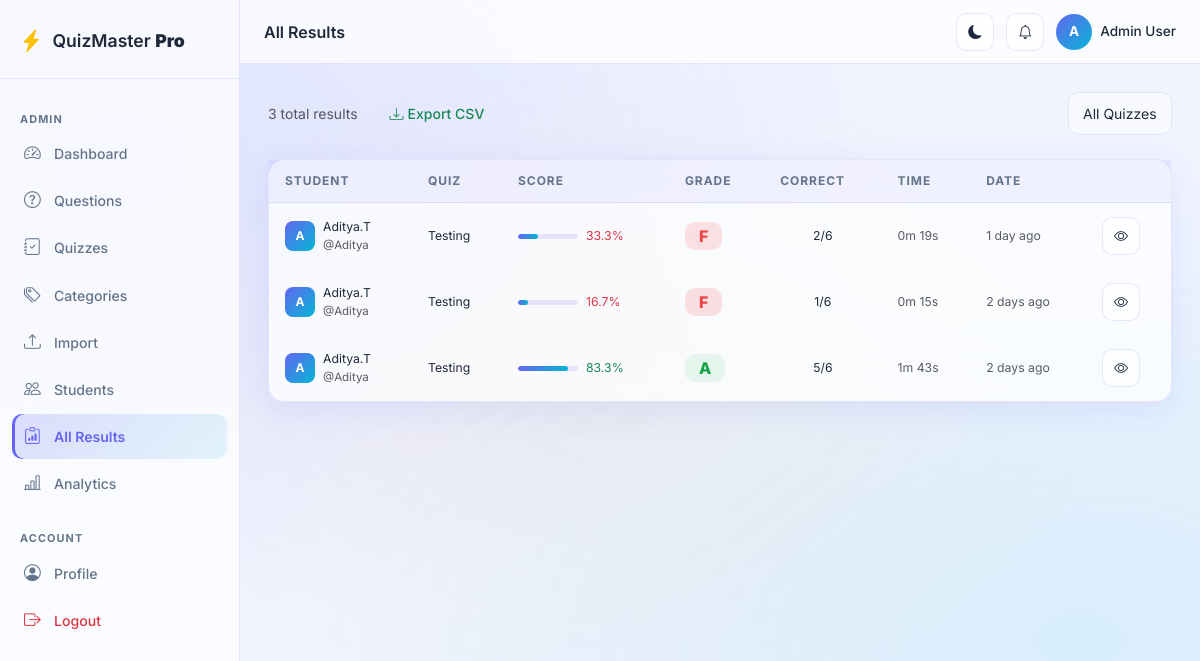
/admin/results (signed in), run on the app's committed database.
### app/models/user.py (models this page shows, shortened)
class User(UserMixin, db.Model):
    __tablename__ = 'users'
    id = db.Column(db.Integer, primary_key=True)
    username = db.Column(db.String(80), unique=True, nullable=False, index=True)
    email = db.Column(db.String(120), unique=True, nullable=False, index=True)
    password_hash = db.Column(db.String(255), nullable=False)
    role = db.Column(db.String(20), nullable=False, default='student')  # 'admin' or 'student'
    full_name = db.Column(db.String(150), nullable=True)
    avatar = db.Column(db.String(255), nullable=True)
    is_active = db.Column(db.Boolean, default=True)
    created_at = db.Column(db.DateTime, default=datetime.utcnow)
    last_login = db.Column(db.DateTime, nullable=True)
    results = db.relationship('Result', backref='student', lazy='dynamic', cascade='all, delete-orphan')
    student_answers = db.relationship('StudentAnswer', backref='student', lazy='dynamic', cascade='all, delete-orphan')
    @property
    def is_admin(self):
        return self.role == 'admin'

### app/models/quiz.py (models this page shows, shortened)
class Result(db.Model):
    __tablename__ = 'results'
    id = db.Column(db.Integer, primary_key=True)
    student_id = db.Column(db.Integer, db.ForeignKey('users.id'), nullable=False)
    quiz_id = db.Column(db.Integer, db.ForeignKey('quizzes.id'), nullable=False)
    total_questions = db.Column(db.Integer, nullable=False)
    correct_answers = db.Column(db.Integer, nullable=False, default=0)
    wrong_answers = db.Column(db.Integer, nullable=False, default=0)
    marks_obtained = db.Column(db.Float, nullable=False, default=0)
    percentage = db.Column(db.Float, nullable=False, default=0)
    grade = db.Column(db.String(5), nullable=False, default='F')
    time_taken = db.Column(db.Integer, nullable=True)  # seconds
    submitted_at = db.Column(db.DateTime, default=datetime.utcnow)
    answers = db.relationship('StudentAnswer', backref='result', lazy='dynamic', cascade='all, delete-orphan')

class Quiz(db.Model):
    __tablename__ = 'quizzes'
    id = db.Column(db.Integer, primary_key=True)
    title = db.Column(db.String(200), nullable=False)
    description = db.Column(db.Text, nullable=True)
    category_id = db.Column(db.Integer, db.ForeignKey('categories.id'), nullable=False)
    num_questions = db.Column(db.Integer, nullable=False, default=10)
    time_limit = db.Column(db.Integer, nullable=False, default=30)  # minutes
    is_published = db.Column(db.Boolean, default=False)
    pass_percentage = db.Column(db.Float, default=50.0)
    created_by = db.Column(db.Integer, db.ForeignKey('users.id'), nullable=False)
    created_at = db.Column(db.DateTime, default=datetime.utcnow)
    updated_at = db.Column(db.DateTime, default=datetime.utcnow, onupdate=datetime.utcnow)
    quiz_questions = db.relationship('QuizQuestion', backref='quiz', lazy='dynamic', cascade='all, delete-orphan')
    results = db.relationship('Result', backref='quiz', lazy='dynamic', cascade='all, delete-orphan')
    creator = db.relationship('User', foreign_keys=[created_by])

### app/routes/admin.py (the view)
@admin_bp.route('/results')
@admin_required
def all_results():
    page    = request.args.get('page', 1, type=int)
    quiz_id = request.args.get('quiz', 0, type=int)
    query   = Result.query
    if quiz_id:
        query = query.filter_by(quiz_id=quiz_id)
    results = query.order_by(Result.submitted_at.desc()).paginate(
        page=page, per_page=20, error_out=False
    )
    quizzes = Quiz.query.order_by(Quiz.title).all()
    return render_template('admin/results.html', results=results,
                           quizzes=quizzes, current_quiz=quiz_id)

### app/context_processors.py (called while the page is built)
def inject_notifications():
    if current_user.is_authenticated:
        try:
            from app.services.notification_service import NotificationService
            count = NotificationService.unread_count(current_user.id)
            recent = NotificationService.get_unread(current_user.id, limit=5)
            return {
                'notif_count': count,
                'recent_notifs': recent,
            }
        except Exception:
            pass
    return {'notif_count': 0, 'recent_notifs': []}

def inject_globals():
    from datetime import datetime
    return {
        'app_name': 'QuizMaster Pro',
        'app_version': '1.0',
        'current_year': datetime.utcnow().year,
    }

### app/models/user.py (called while the page is built)
@login_manager.user_loader
def load_user(user_id):
    return User.query.get(int(user_id))

### app/routes/admin.py (called while the page is built)
def admin_required(f):
    @wraps(f)
    def decorated(*args, **kwargs):
        if not current_user.is_authenticated or not current_user.is_admin:
            flash('Admin access required.', 'danger')
            return redirect(url_for('auth.login'))
        return f(*args, **kwargs)
    return login_required(decorated)

### app/services/notification_service.py (called while the page is built)
    @staticmethod
    def get_unread(user_id: int, limit: int = 10):
        return (Notification.query
                .filter_by(user_id=user_id, is_read=False)
                .order_by(Notification.created_at.desc())
                .limit(limit).all())

    @staticmethod
    def unread_count(user_id: int) -> int:
        return Notification.query.filter_by(user_id=user_id, is_read=False).count()

### app/utils/helpers.py (called while the page is built)
def time_ago(dt: datetime) -> str:
    if not dt:
        return 'Never'
    now  = datetime.utcnow()
    diff = now - dt
    secs = int(diff.total_seconds())
    if secs < 60:
        return 'Just now'
    if secs < 3600:
        m = secs // 60
        return f'{m} minute{"s" if m != 1 else ""} ago'
    if secs < 86400:
        h = secs // 3600
        return f'{h} hour{"s" if h != 1 else ""} ago'
    if secs < 604800:
        d = secs // 86400
        return f'{d} day{"s" if d != 1 else ""} ago'
    return dt.strftime('%b %d, %Y')

def format_duration(seconds: int) -> str:
    if not seconds:
        return '—'
    seconds = int(seconds)
    if seconds < 3600:
        m, s = divmod(seconds, 60)
        return f'{m}m {s}s'
    h, remainder = divmod(seconds, 3600)
    m, s = divmod(remainder, 60)
    return f'{h}h {m}m {s}s'

### app/templates/admin/results.html (shortened to what this page needs)
{% extends "base.html" %}
{% block page_title %}All Results{% endblock %}
{% block content %}
<div class="d-flex gap-3 mb-4 flex-wrap align-items-center">
  <span class="text-muted small">{{ results.total }} total results</span>
  <a href="{{ url_for('admin.export_results', quiz=current_quiz) }}"
     class="btn btn-outline-success btn-sm ms-2">
    <i class="bi bi-download me-1"></i>Export CSV
  </a>
  <form method="GET" class="ms-auto d-flex gap-2">
    <select name="quiz" class="form-select" style="width:auto" onchange="this.form.submit()">
      <option value="0">All Quizzes</option>
    </select>
  </form>
</div>
<div class="glass-card animate-in">
  <div class="card-body p-0">
    <div class="table-responsive">
      <table class="table-glass w-100">
        <thead><tr>
          <th>Student</th><th>Quiz</th><th>Score</th><th>Grade</th>
          <th>Correct</th><th>Time</th><th>Date</th><th></th>
        </tr></thead>
        <tbody>
          {% for r in results.items %}
          <tr>
            <td>
              <div class="d-flex align-items-center gap-2">
                <div class="user-avatar" style="width:30px;height:30px;font-size:0.75rem;border-radius:8px;">
                  {{ r.student.username[0].upper() }}
                </div>
                <div>
                  <div class="fw-600 small">{{ r.student.full_name or r.student.username }}</div>
                  <div class="text-muted" style="font-size:0.72rem">@{{ r.student.username }}</div>
                </div>
              </div>
            </td>
            <td class="small">{{ r.quiz.title|truncate(28) }}</td>
            <td>
              <div class="d-flex align-items-center gap-2">
                <div class="progress" style="width:60px;height:5px">
                  <div class="progress-bar {{ r.percentage | pct_bar }}" style="width:{{ r.percentage }}%"></div>
                </div>
                <span class="fw-700 small {% if r.percentage>=70 %}text-success{% elif r.percentage>=50 %}text-warning{% else %}text-danger{% endif %}">
                  {{ r.percentage|round(1) }}%
                </span>
              </div>
            </td>
            <td><span class="badge badge-grade grade-{{ r.grade }}">{{ r.grade }}</span></td>
            <td class="text-center small">{{ r.correct_answers }}/{{ r.total_questions }}</td>
            <td class="text-muted small">{{ r.time_taken | duration if r.time_taken else '—' }}</td>
            <td class="text-muted small">{{ r.submitted_at | time_ago }}</td>
            <td>
              <a href="{{ url_for('admin.view_result', result_id=r.id) }}" class="btn btn-icon" title="View">
                <i class="bi bi-eye"></i>
              </a>
            </td>
          </tr>
          {% else %}
          <tr><td colspan="8" class="text-center text-muted py-5">No results found.</td></tr>
          {% endfor %}
        </tbody>
      </table>
    </div>
  </div>
</div>
{% endblock %}

### app/templates/base.html (shortened to what this page needs)
<!DOCTYPE html>
<html lang="en" data-theme="light">
<head>
  <link rel="stylesheet" href="https://cdnjs.cloudflare.com/ajax/libs/bootstrap/5.3.3/css/bootstrap.min.css"/>
  <link rel="stylesheet" href="https://cdnjs.cloudflare.com/ajax/libs/bootstrap-icons/1.11.3/font/bootstrap-icons.min.css"/>
  <link rel="stylesheet" href="{{ url_for('static', filename='css/main.css') }}"/>
  <link rel="stylesheet" href="{{ url_for('static', filename='css/password_strength.css') }}"/>
</head>
<body>
{% if current_user.is_authenticated %}
<div class="sidebar" id="sidebar">
  <div class="sidebar-brand">
    <i class="bi bi-lightning-charge-fill text-warning"></i>
    <span>QuizMaster <strong>Pro</strong></span>
  </div>
  <nav class="sidebar-nav">
    {% if current_user.is_admin %}
    <div class="nav-section-label">Admin</div>
    <a href="{{ url_for('admin.dashboard') }}" class="nav-link {% if request.endpoint == 'admin.dashboard' %}active{% endif %}"><i class="bi bi-speedometer2"></i><span>Dashboard</span></a>
    <a href="{{ url_for('admin.questions') }}" class="nav-link {% if 'question' in (request.endpoint or '') %}active{% endif %}"><i class="bi bi-question-circle"></i><span>Questions</span></a>
    <a href="{{ url_for('admin.quizzes') }}" class="nav-link {% if request.endpoint in ['admin.quizzes','admin.create_quiz'] %}active{% endif %}"><i class="bi bi-journal-check"></i><span>Quizzes</span></a>
    <a href="{{ url_for('admin.categories') }}" class="nav-link {% if 'categor' in (request.endpoint or '') %}active{% endif %}"><i class="bi bi-tags"></i><span>Categories</span></a>
    <a href="{{ url_for('admin.import_questions') }}" class="nav-link {% if 'import' in (request.endpoint or '') %}active{% endif %}"><i class="bi bi-upload"></i><span>Import</span></a>
    <a href="{{ url_for('admin.students') }}" class="nav-link {% if request.endpoint == 'admin.students' %}active{% endif %}"><i class="bi bi-people"></i><span>Students</span></a>
    <a href="{{ url_for('admin.all_results') }}" class="nav-link {% if request.endpoint in ['admin.all_results','admin.view_result'] %}active{% endif %}"><i class="bi bi-clipboard-data"></i><span>All Results</span></a>
    <a href="{{ url_for('admin.analytics') }}" class="nav-link {% if request.endpoint == 'admin.analytics' %}active{% endif %}"><i class="bi bi-bar-chart-line"></i><span>Analytics</span></a>
    {% endif %}
    <div class="nav-section-label mt-3">Account</div>
    <a href="{{ url_for('auth.profile') }}" class="nav-link {% if request.endpoint == 'auth.profile' %}active{% endif %}"><i class="bi bi-person-circle"></i><span>Profile</span></a>
    <a href="{{ url_for('auth.logout') }}" class="nav-link text-danger"><i class="bi bi-box-arrow-right"></i><span>Logout</span></a>
  </nav>
</div>
<div class="main-content" id="mainContent">
  <div class="topbar">
    <div class="topbar-title">{% block page_title %}{% endblock %}</div>
    <div class="topbar-right">
      <button class="btn btn-icon" id="darkModeToggle"><i class="bi bi-moon-fill" id="darkModeIcon"></i></button>
      <div class="position-relative" id="notifBellWrap">
        <button class="btn btn-icon" id="notifBell" title="Notifications">
          <i class="bi bi-bell"></i>
        </button>
      </div>
      <div class="user-badge">
        <div class="user-avatar">{{ current_user.full_name[0].upper() if current_user.full_name else current_user.username[0].upper() }}</div>
        <span class="d-none d-md-inline">{{ current_user.full_name or current_user.username }}</span>
      </div>
    </div>
  </div>
  <div class="page-content">
    {% block content %}{% endblock %}
  </div>
</div>
{% endif %}
</body>
</html>

### data on the page
User: full_name "A", full_name "Admin User"
Result: student "A", student "Aditya.T", student.username "Aditya", quiz "Testing", percentage "33.3", grade "F", correct_answers "2", total_questions "6", time_taken|duration "0m 19s", submitted_at "1 day ago"
Result: student "A", student "Aditya.T", student.username "Aditya", quiz "Testing", percentage "16.7", grade "F", correct_answers "1", total_questions "6", time_taken|duration "0m 15s", submitted_at "2 days ago"
Result: student "A", student "Aditya.T", student.username "Aditya", quiz "Testing", percentage "83.3", grade "A", correct_answers "5", total_questions "6", time_taken|duration "1m 43s", submitted_at "2 days ago"

### other printed values
{{ results.total }} "3"
